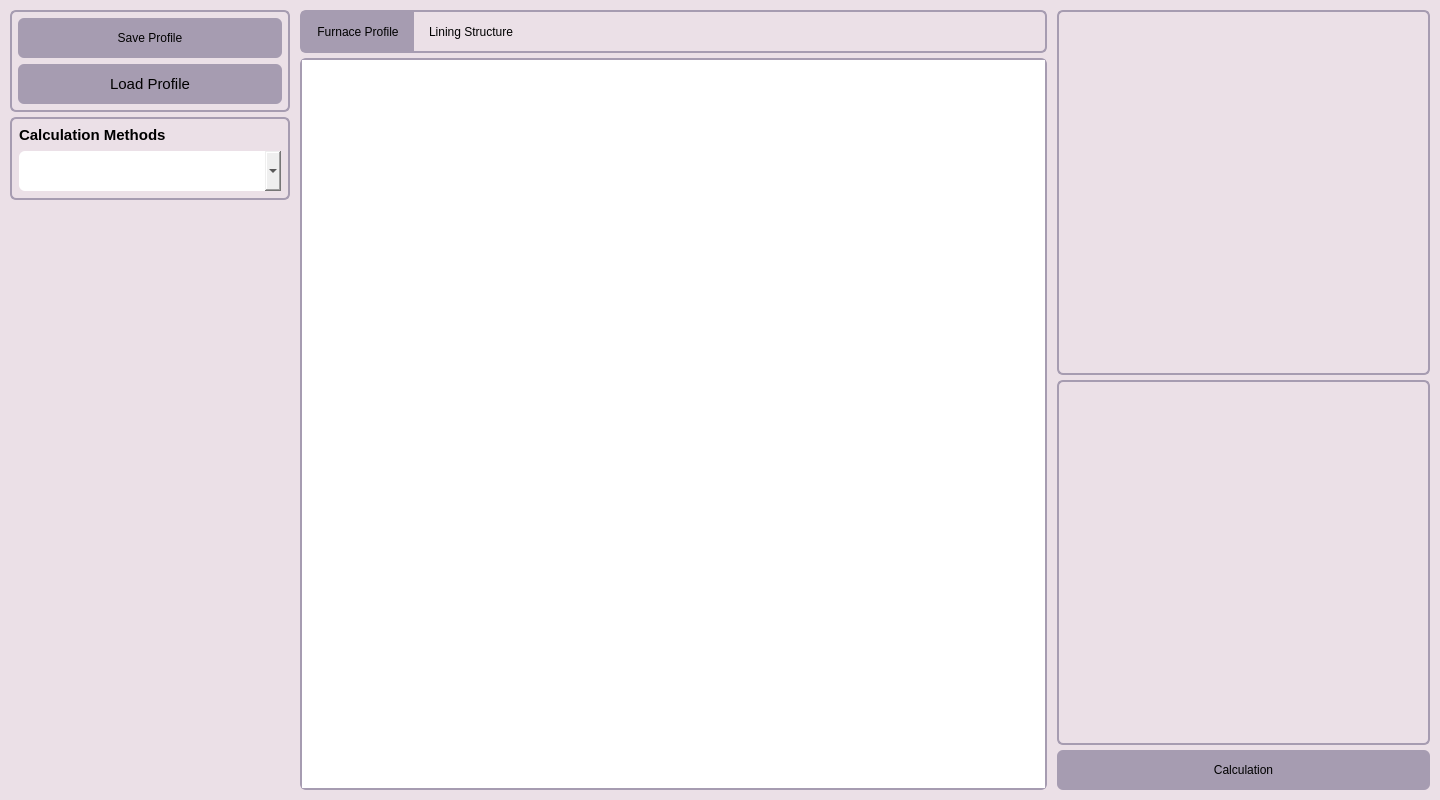
<?xml version="1.0" encoding="UTF-8"?>
<ui version="4.0">
 <class>MainWindow</class>
 <widget class="QMainWindow" name="MainWindow">
  <property name="geometry">
   <rect>
    <x>0</x>
    <y>0</y>
    <width>1440</width>
    <height>800</height>
   </rect>
  </property>
  <property name="minimumSize">
   <size>
    <width>800</width>
    <height>600</height>
   </size>
  </property>
  <property name="windowTitle">
   <string>Furnix</string>
  </property>
  <property name="styleSheet">
   <string notr="true">QFrame {
	border: 2px solid rgb(166,156,177);
	border-radius: 6px;
}

QMainWindow {
	font: 500 12pt &quot;Segoe UI&quot;;
	background-color: rgb(235,224,231);
}

QLineEdit {
	border: 2px solid rgb(166,156,177);
	border-radius: 6px;
}

QPushButton {
	border-radius: 6px;
	background-color: rgb(166,156,177);
	height: 40px;
	font: 600 11pt &quot;Segoe UI&quot;;
	color: black;
}

QPushButton:hover {
	color: black;
	background-color: rgb(145, 135, 160);
}

QPushButton:checked {
    background-color: rgb(166,156,177);
}

QComboBox {
		border-radius: 6px;
		border: 2px solid rgb(166,156,177);
		height: 40px;
		font: 500 12pt &quot;Segoe UI&quot;;
		color: black;
		padding-left: 10px;
}

QLabel {
	border: 0;
	font: 500 12pt &quot;Segoe UI&quot;;
	color: black;
}

QLineEdit {
	border: 0;
	font: 500 12pt &quot;Segoe UI&quot;;
	color: black;
	padding-left: 10px;
}

QScrollArea {
	background-color: rgb(235,224,231);
}</string>
  </property>
  <widget class="QWidget" name="centralwidget">
   <layout class="QHBoxLayout" name="horizontalLayout" stretch="3,8,4">
    <property name="spacing">
     <number>10</number>
    </property>
    <property name="leftMargin">
     <number>10</number>
    </property>
    <property name="topMargin">
     <number>10</number>
    </property>
    <property name="rightMargin">
     <number>10</number>
    </property>
    <property name="bottomMargin">
     <number>10</number>
    </property>
    <item>
     <widget class="QFrame" name="user_frame">
      <property name="styleSheet">
       <string notr="true">QFrame#user_frame {
	border: 0;
}</string>
      </property>
      <property name="frameShape">
       <enum>QFrame::Shape::StyledPanel</enum>
      </property>
      <property name="frameShadow">
       <enum>QFrame::Shadow::Raised</enum>
      </property>
      <layout class="QVBoxLayout" name="verticalLayout_2">
       <property name="spacing">
        <number>5</number>
       </property>
       <property name="leftMargin">
        <number>0</number>
       </property>
       <property name="topMargin">
        <number>0</number>
       </property>
       <property name="rightMargin">
        <number>0</number>
       </property>
       <property name="bottomMargin">
        <number>0</number>
       </property>
       <item>
        <widget class="QStackedWidget" name="user_stack">
         <property name="styleSheet">
          <string notr="true">border: 0;</string>
         </property>
         <widget class="QWidget" name="page_5">
          <layout class="QVBoxLayout" name="verticalLayout_6">
           <property name="spacing">
            <number>5</number>
           </property>
           <property name="leftMargin">
            <number>0</number>
           </property>
           <property name="topMargin">
            <number>0</number>
           </property>
           <property name="rightMargin">
            <number>0</number>
           </property>
           <property name="bottomMargin">
            <number>0</number>
           </property>
           <item>
            <widget class="QFrame" name="frame_2">
             <property name="styleSheet">
              <string notr="true">QFrame {
	border: 2px solid rgb(166,156,177);
	border-radius: 6px;
}</string>
             </property>
             <property name="frameShape">
              <enum>QFrame::Shape::StyledPanel</enum>
             </property>
             <property name="frameShadow">
              <enum>QFrame::Shadow::Raised</enum>
             </property>
             <layout class="QVBoxLayout" name="verticalLayout_10">
              <property name="spacing">
               <number>6</number>
              </property>
              <property name="leftMargin">
               <number>6</number>
              </property>
              <property name="topMargin">
               <number>6</number>
              </property>
              <property name="rightMargin">
               <number>6</number>
              </property>
              <property name="bottomMargin">
               <number>6</number>
              </property>
              <item>
               <widget class="QPushButton" name="pushButton">
                <property name="text">
                 <string>Save Profile</string>
                </property>
               </widget>
              </item>
              <item>
               <widget class="QPushButton" name="pushButton_2">
                <property name="font">
                 <font>
                  <family>Segoe UI</family>
                  <pointsize>11</pointsize>
                  <italic>false</italic>
                  <fontweight>DemiBold</fontweight>
                 </font>
                </property>
                <property name="text">
                 <string>Load Profile</string>
                </property>
               </widget>
              </item>
             </layout>
            </widget>
           </item>
           <item>
            <widget class="QFrame" name="frame">
             <property name="styleSheet">
              <string notr="true">QFrame {
	border: 2px solid rgb(166,156,177);
	border-radius: 6px;
}</string>
             </property>
             <property name="frameShape">
              <enum>QFrame::Shape::StyledPanel</enum>
             </property>
             <property name="frameShadow">
              <enum>QFrame::Shadow::Raised</enum>
             </property>
             <layout class="QVBoxLayout" name="verticalLayout_9">
              <property name="spacing">
               <number>7</number>
              </property>
              <property name="leftMargin">
               <number>7</number>
              </property>
              <property name="topMargin">
               <number>7</number>
              </property>
              <property name="rightMargin">
               <number>7</number>
              </property>
              <property name="bottomMargin">
               <number>7</number>
              </property>
              <item>
               <widget class="QLabel" name="label">
                <property name="font">
                 <font>
                  <family>Segoe UI</family>
                  <pointsize>11</pointsize>
                  <italic>false</italic>
                  <bold>true</bold>
                 </font>
                </property>
                <property name="styleSheet">
                 <string notr="true">QLabel {
	border: 0;
	font: 700 11pt &quot;Segoe UI&quot;;
	color: black;
}</string>
                </property>
                <property name="text">
                 <string>Calculation Methods</string>
                </property>
               </widget>
              </item>
              <item>
               <widget class="QComboBox" name="change_methods_combo_box"/>
              </item>
             </layout>
            </widget>
           </item>
           <item>
            <spacer name="verticalSpacer">
             <property name="orientation">
              <enum>Qt::Orientation::Vertical</enum>
             </property>
             <property name="sizeType">
              <enum>QSizePolicy::Policy::Expanding</enum>
             </property>
             <property name="sizeHint" stdset="0">
              <size>
               <width>0</width>
               <height>0</height>
              </size>
             </property>
            </spacer>
           </item>
          </layout>
         </widget>
         <widget class="QWidget" name="page_6"/>
        </widget>
       </item>
      </layout>
     </widget>
    </item>
    <item>
     <widget class="QFrame" name="canvas_frame">
      <property name="styleSheet">
       <string notr="true">QFrame#canvas_frame {
	border: 0;
}</string>
      </property>
      <property name="frameShape">
       <enum>QFrame::Shape::StyledPanel</enum>
      </property>
      <property name="frameShadow">
       <enum>QFrame::Shadow::Raised</enum>
      </property>
      <layout class="QVBoxLayout" name="verticalLayout">
       <property name="spacing">
        <number>5</number>
       </property>
       <property name="leftMargin">
        <number>0</number>
       </property>
       <property name="topMargin">
        <number>0</number>
       </property>
       <property name="rightMargin">
        <number>0</number>
       </property>
       <property name="bottomMargin">
        <number>0</number>
       </property>
       <item>
        <widget class="QFrame" name="change_canvas_buttons_frame">
         <property name="styleSheet">
          <string notr="true">QPushButton {
	border: 0;
	border-radius: 0;
	height: 25px;
	padding-left: 15px;
	padding-right: 15px;
	padding-top: 7px;
	padding-bottom: 7px;
	font: 600 12pt &quot;Segoe UI&quot;;
	color: black;
	background-color: transparent;
}

QPushButton:hover {
	color: black;
	background-color: rgb(145, 135, 160);
}

QPushButton:checked {
    background-color: rgb(166,156,177);
}</string>
         </property>
         <property name="frameShape">
          <enum>QFrame::Shape::StyledPanel</enum>
         </property>
         <property name="frameShadow">
          <enum>QFrame::Shadow::Raised</enum>
         </property>
         <layout class="QHBoxLayout" name="horizontalLayout_2">
          <property name="spacing">
           <number>0</number>
          </property>
          <property name="leftMargin">
           <number>0</number>
          </property>
          <property name="topMargin">
           <number>0</number>
          </property>
          <property name="rightMargin">
           <number>0</number>
          </property>
          <property name="bottomMargin">
           <number>0</number>
          </property>
          <item>
           <widget class="QPushButton" name="canvas_furnace_profile">
            <property name="sizePolicy">
             <sizepolicy hsizetype="Minimum" vsizetype="Preferred">
              <horstretch>0</horstretch>
              <verstretch>0</verstretch>
             </sizepolicy>
            </property>
            <property name="text">
             <string>Furnace Profile</string>
            </property>
            <property name="checkable">
             <bool>true</bool>
            </property>
            <property name="checked">
             <bool>true</bool>
            </property>
           </widget>
          </item>
          <item>
           <widget class="QPushButton" name="canvas_lining_structure">
            <property name="text">
             <string>Lining Structure</string>
            </property>
            <property name="checkable">
             <bool>true</bool>
            </property>
           </widget>
          </item>
          <item>
           <spacer name="horizontalSpacer">
            <property name="orientation">
             <enum>Qt::Orientation::Horizontal</enum>
            </property>
            <property name="sizeHint" stdset="0">
             <size>
              <width>40</width>
              <height>20</height>
             </size>
            </property>
           </spacer>
          </item>
         </layout>
        </widget>
       </item>
       <item>
        <widget class="QStackedWidget" name="canvas_stack">
         <property name="currentIndex">
          <number>0</number>
         </property>
         <widget class="QWidget" name="page">
          <property name="styleSheet">
           <string notr="true">border: 0;</string>
          </property>
          <layout class="QVBoxLayout" name="verticalLayout_5">
           <property name="spacing">
            <number>0</number>
           </property>
           <property name="leftMargin">
            <number>0</number>
           </property>
           <property name="topMargin">
            <number>0</number>
           </property>
           <property name="rightMargin">
            <number>0</number>
           </property>
           <property name="bottomMargin">
            <number>0</number>
           </property>
           <item>
            <widget class="ZoomGraphicsView" name="furnace_profile_canvas">
             <property name="verticalScrollBarPolicy">
              <enum>Qt::ScrollBarPolicy::ScrollBarAlwaysOff</enum>
             </property>
             <property name="horizontalScrollBarPolicy">
              <enum>Qt::ScrollBarPolicy::ScrollBarAlwaysOff</enum>
             </property>
             <property name="renderHints">
              <set>QPainter::RenderHint::Antialiasing|QPainter::RenderHint::SmoothPixmapTransform|QPainter::RenderHint::TextAntialiasing</set>
             </property>
             <property name="dragMode">
              <enum>QGraphicsView::DragMode::NoDrag</enum>
             </property>
             <property name="cacheMode">
              <set>QGraphicsView::CacheModeFlag::CacheBackground</set>
             </property>
             <property name="transformationAnchor">
              <enum>QGraphicsView::ViewportAnchor::AnchorUnderMouse</enum>
             </property>
             <property name="resizeAnchor">
              <enum>QGraphicsView::ViewportAnchor::AnchorUnderMouse</enum>
             </property>
             <property name="viewportUpdateMode">
              <enum>QGraphicsView::ViewportUpdateMode::FullViewportUpdate</enum>
             </property>
            </widget>
           </item>
          </layout>
         </widget>
         <widget class="QWidget" name="page_2">
          <property name="styleSheet">
           <string notr="true">border: 0;</string>
          </property>
          <layout class="QVBoxLayout" name="verticalLayout_4">
           <property name="spacing">
            <number>0</number>
           </property>
           <property name="leftMargin">
            <number>0</number>
           </property>
           <property name="topMargin">
            <number>0</number>
           </property>
           <property name="rightMargin">
            <number>0</number>
           </property>
           <property name="bottomMargin">
            <number>0</number>
           </property>
          </layout>
         </widget>
        </widget>
       </item>
      </layout>
     </widget>
    </item>
    <item>
     <widget class="QFrame" name="data_frame">
      <property name="styleSheet">
       <string notr="true">QFrame#data_frame {
	border: 0;
}</string>
      </property>
      <property name="frameShape">
       <enum>QFrame::Shape::StyledPanel</enum>
      </property>
      <property name="frameShadow">
       <enum>QFrame::Shadow::Raised</enum>
      </property>
      <layout class="QVBoxLayout" name="verticalLayout_3">
       <property name="spacing">
        <number>0</number>
       </property>
       <property name="leftMargin">
        <number>0</number>
       </property>
       <property name="topMargin">
        <number>0</number>
       </property>
       <property name="rightMargin">
        <number>0</number>
       </property>
       <property name="bottomMargin">
        <number>0</number>
       </property>
       <item>
        <widget class="QStackedWidget" name="data_stack">
         <property name="styleSheet">
          <string notr="true">QStackedWidget#data_stack {
	border: 0;
}</string>
         </property>
         <widget class="QWidget" name="page_3">
          <layout class="QVBoxLayout" name="verticalLayout_7">
           <property name="spacing">
            <number>5</number>
           </property>
           <property name="leftMargin">
            <number>0</number>
           </property>
           <property name="topMargin">
            <number>0</number>
           </property>
           <property name="rightMargin">
            <number>0</number>
           </property>
           <property name="bottomMargin">
            <number>0</number>
           </property>
           <item>
            <widget class="QStackedWidget" name="furnace_profile_input_parameters">
             <widget class="QWidget" name="page_7">
              <layout class="QVBoxLayout" name="verticalLayout_8">
               <property name="spacing">
                <number>0</number>
               </property>
               <property name="leftMargin">
                <number>0</number>
               </property>
               <property name="topMargin">
                <number>0</number>
               </property>
               <property name="rightMargin">
                <number>0</number>
               </property>
               <property name="bottomMargin">
                <number>0</number>
               </property>
              </layout>
             </widget>
             <widget class="QWidget" name="page_8"/>
            </widget>
           </item>
           <item>
            <widget class="QStackedWidget" name="furnace_profile_output_parameters">
             <widget class="QWidget" name="page_9"/>
             <widget class="QWidget" name="page_10"/>
            </widget>
           </item>
           <item>
            <widget class="QPushButton" name="calcualtion_furnace_profile">
             <property name="sizePolicy">
              <sizepolicy hsizetype="Preferred" vsizetype="Preferred">
               <horstretch>0</horstretch>
               <verstretch>0</verstretch>
              </sizepolicy>
             </property>
             <property name="text">
              <string>Calculation</string>
             </property>
            </widget>
           </item>
          </layout>
         </widget>
         <widget class="QWidget" name="page_4"/>
        </widget>
       </item>
      </layout>
     </widget>
    </item>
   </layout>
  </widget>
 </widget>
 <customwidgets>
  <customwidget>
   <class>ZoomGraphicsView</class>
   <extends>QGraphicsView</extends>
   <header>core/canvas/zoom_graphics_view.h</header>
  </customwidget>
 </customwidgets>
 <resources/>
 <connections/>
</ui>
